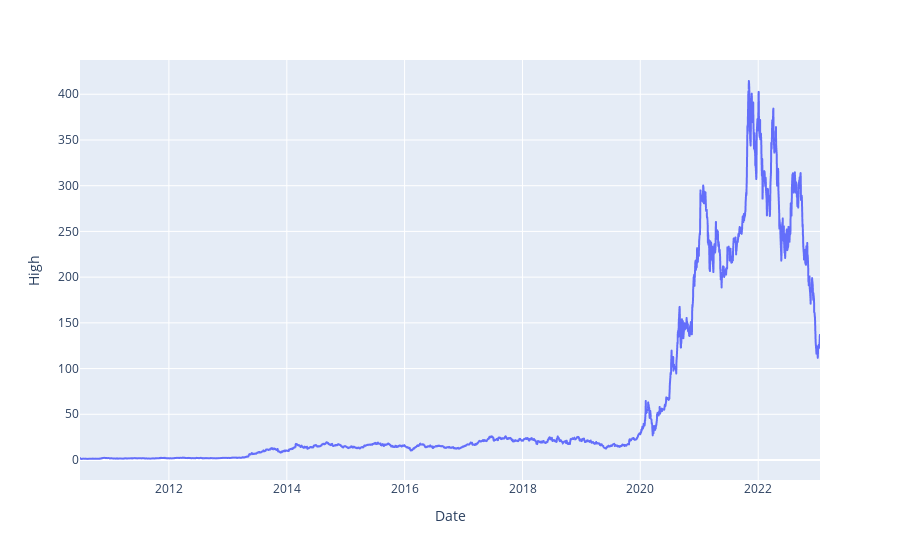

Notebook source saved alongside this figure:
### Code cell
fig=px.line(df_tesla,x=df_tesla.index,y="High")
fig.show()

### Figure 1 — Plotly figure (JSON) as saved in the notebook; plotly's stock layout.template omitted (floating-point values rounded to 4 significant figures; data arrays with more than 128 entries replaced by an {"elided": "..."} marker saying what was removed)
{"data": [{"hovertemplate": "Date=%{x}<br>High=%{y}<extra></extra>", "legendgroup": "", "line": {"color": "#636efa", "dash": "solid"}, "marker": {"symbol": "circle"}, "mode": "lines", "name": "", "showlegend": false, "type": "scattergl", "x": {"elided": "3162 str values"}, "xaxis": "x", "y": {"elided": "3162 float values"}, "yaxis": "y"}], "layout": {"legend": {"tracegroupgap": 0}, "margin": {"t": 60}, "xaxis": {"anchor": "y", "domain": [0, 1], "title": {"text": "Date"}}, "yaxis": {"anchor": "x", "domain": [0, 1], "title": {"text": "High"}}}}
